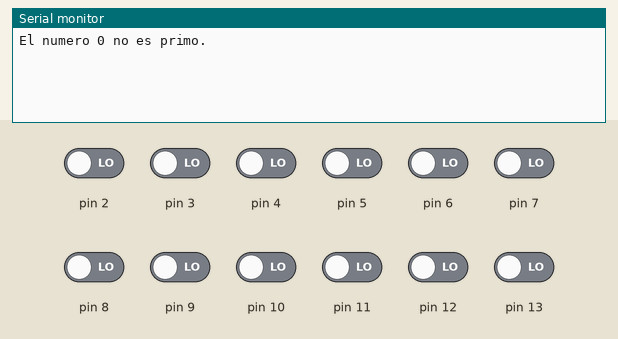
Recording of a sketch running on a simulated Arduino Uno, built with avr-gcc and run on an emulated ATmega328P. Parts: the last lines printed to the serial monitor. Inputs (shaded band) come from the test bench; at power-on: pin 2–13 LOW.

Above: at 1.2 s.
1.3 s: pin 12 driven HIGH
At 2.3 s:
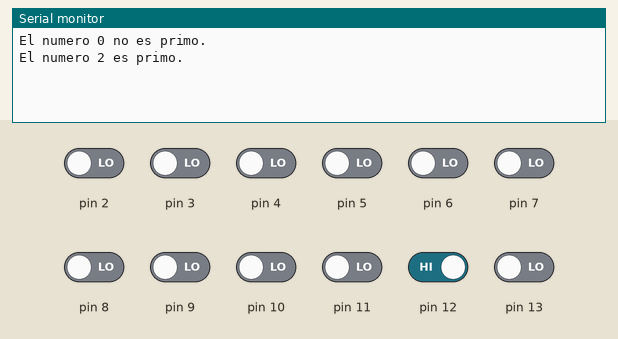
2.8 s: pin 2 driven HIGH
At 3.5 s:
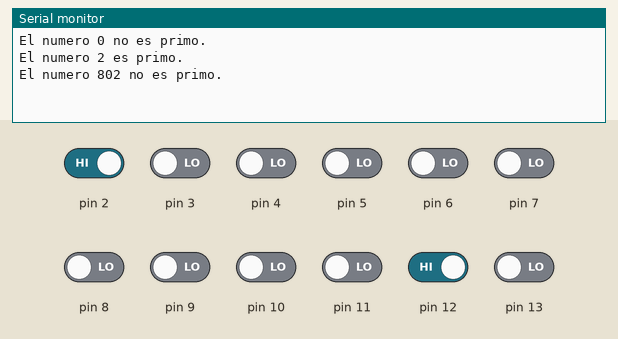
4.3 s: pin 3 driven HIGH
At 5.1 s:
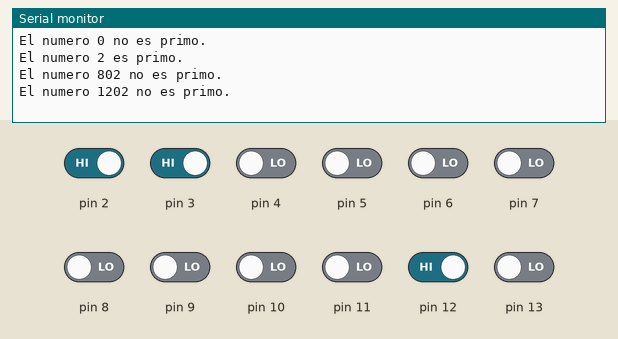
5.8 s: pin 4 driven HIGH
At 7.0 s:
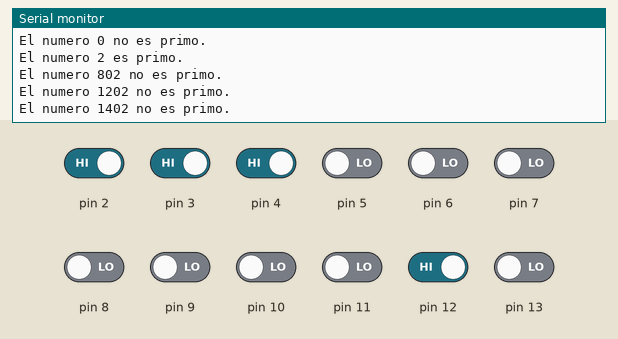
7.3 s: pin 5 driven HIGH
At 7.8 s:
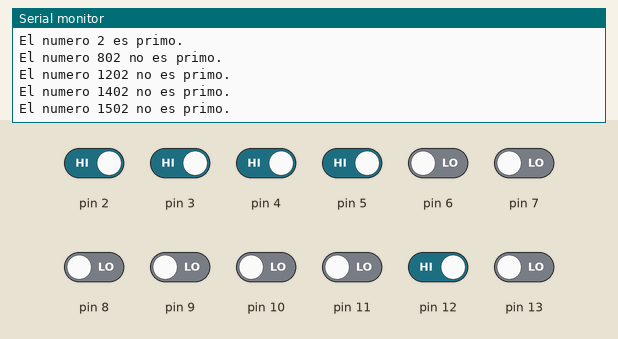
8.8 s: pin 6 driven HIGH
At 9.9 s:
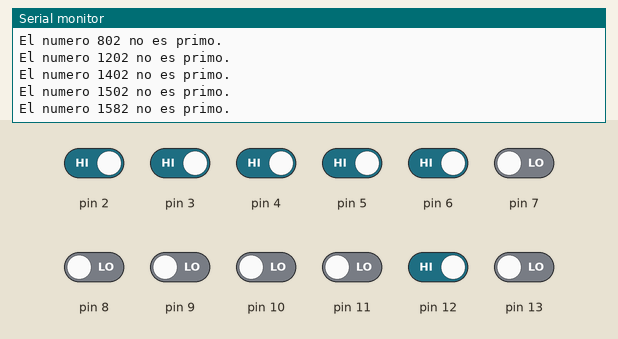
Timing chart, 0 to 11.3 s (numbered marks = the images above; inputs shaded):
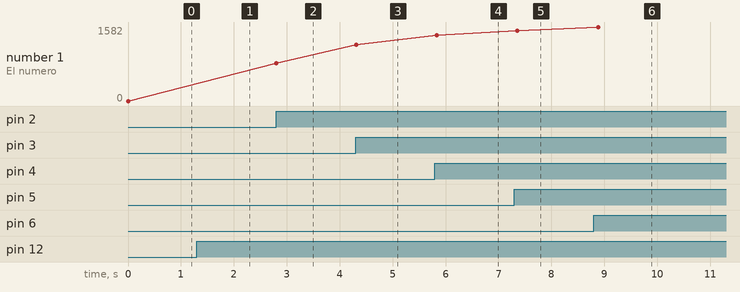

The sketch:

ARD_TVIRTUAL_3THUMBS_PRIMO_-_-_-_-_-_-_-_-_-_E08C.ino
```cpp
byte algunavez=0;
int num,anterior=-1,i;
bool a0,a1,a2,a3,b0,b1,b2,b3,c0,c1,c2,c3;
void setup(){
   Serial.begin(9600);
   for(i=2;i<=13;i++)
      pinMode(i,INPUT);
}
void loop(){
   a0=digitalRead(5);a1=digitalRead(4);a2=digitalRead(3);a3=digitalRead(2);
   b0=digitalRead(9);b1=digitalRead(8);b2=digitalRead(7);b3=digitalRead(6);
   c0=digitalRead(13);c1=digitalRead(12);c2=digitalRead(11);c3=digitalRead(10);
   num=(a3*8+a2*4+a1*2+a0)*100+(b3*8+b2*4+b1*2+b0)*10+(c3*8+c2*4+c1*2+c0);
   if(num!=anterior){ //si se cambio el numero en THUMBSWITCH ENTONCES RECIEN RECALCULO TODO :
      Serial.print("El numero ");
      Serial.print(num);
      if(num==1 || num==0){ //NUEVO NUMERO , NO ES PRIMO
         Serial.println(" no es primo.");
      }
      else{//casos>1
         for(i=2;i<num;i++){ //divididos por todos los numeros
            if(num%i==0){algunavez++;} //debe haber CERO divisores para ser primo
         }
         if(algunavez==0){Serial.println(" es primo.");}
         else{Serial.println(" no es primo.");}
      }
      anterior=num;
      algunavez=0;
   } delay (100); //Posibles rebotes que ocasionan MAL RECIBO DE INPUT, por tanto CALCULOS de otros numeros.
}
```

Measured:
- after the input at 1.3 s, the serial monitor: prints a new line at once (image 1)
- after the input at 2.8 s, the serial monitor: prints a new line at once (image 2)
- after the input at 4.3 s, the serial monitor: prints a new line at once (image 3)
- after the input at 5.8 s, the serial monitor: prints a new line at once (image 4)
- after the input at 7.3 s, the serial monitor: prints a new line after 0.06 s (image 5)
- after the input at 8.8 s, the serial monitor: prints a new line after 0.08 s (image 6)
- plotted number 1: 0 → 802 after the input at 2.8 s, 802 → 1202 after the input at 4.3 s, 1202 → 1402 after the input at 5.8 s, 1402 → 1502 after the input at 7.3 s, 1502 → 1582 after the input at 8.8 s
